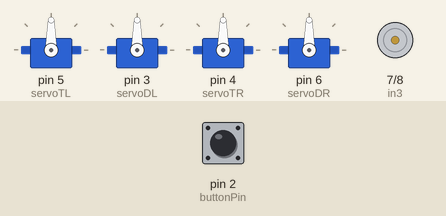
A sketch run on a simulated Arduino Uno, built with avr-gcc and run on an emulated ATmega328P. Shown: 4 × servo, motor-driver pin pairs drawn as motors (green arrow = first pin HIGH = forward, orange = second pin HIGH = backward, longer = more drive, scaled by the enable pin). Inputs (shaded band) come from the test bench; at power-on: pin 2 (buttonPin) HIGH.

Above: at 1.2 s.
1.3 s: pin 2 (buttonPin) pulled LOW for 0.15 s
At 8.8 s:
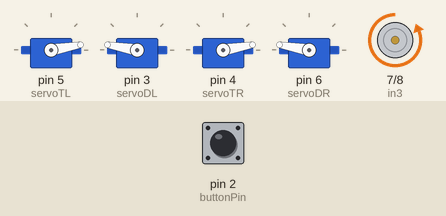
At 11.6 s:
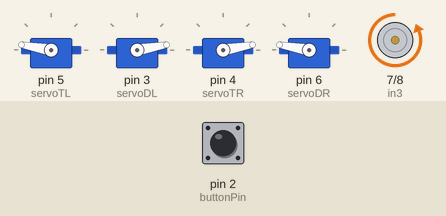
Timing chart, 0 to 18.3 s (numbered marks = the images above; inputs shaded):
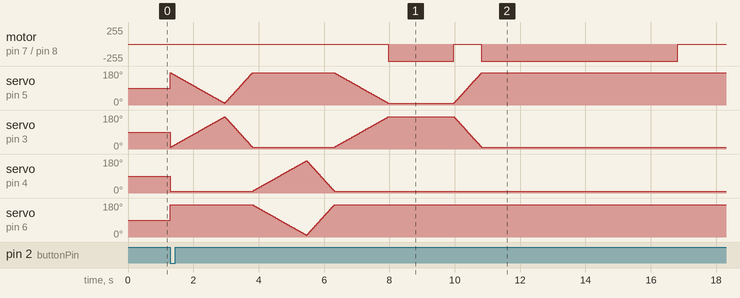

The sketch:

Arduino_Tshirt_folding.ino
```cpp
#include <Servo.h>

// Maak servo-objecten aan
Servo servoTL;
Servo servoDL;
Servo servoTR;
Servo servoDR;

// Variabele om de hoek bij te houden
int angleTL = 170; // Startpositie voor linker bovenservo
int angleDL = 10;   // Startpositie voor linker onderservo
int angleTR = 10;   // Startpositie voor rechter bovenservo
int angleDR = 170; // Startpositie voor rechter onderservo

// Maak DC-motor componenten aan
int enable2 = 9;
int in3 = 7;
int in4 = 8;

// Knopconfiguratie
const int buttonPin = 2;  // De pin waarop de knop is aangesloten
int buttonState = 0;      // Variabele voor het lezen van de knopstatus

void setup() {
  // Koppel de servo's aan de respectieve pinnen
  servoTL.attach(5);
  servoDL.attach(3);
  servoTR.attach(4);
  servoDR.attach(6);

  // Stel motorpinnen in als uitvoer
  pinMode(enable2, OUTPUT);
  pinMode(in3, OUTPUT);
  pinMode(in4, OUTPUT);

  // Stel de knop in als invoer met ingebouwde pull-up weerstand
  pinMode(buttonPin, INPUT_PULLUP);
}

void loop() {
  // Lees de status van de knop
  buttonState = digitalRead(buttonPin);

  // Controleer of de knop is ingedrukt (LOW = ingedrukt, vanwege pull-up)
  if (buttonState == LOW) {
    // Snelheid voor heen- en terugbeweging
    int delayForward = 10;   // Snelheid heen (hogere waarde = trager)
    int delayBackward = 5;  // Snelheid terug (lagere waarde = sneller)

    // Eerste cyclus: Beweging linkerflap
    for (angleTL = 170, angleDL = 10; angleTL >= 10; angleTL--, angleDL++) {
      servoTL.write(angleTL);
      servoDL.write(angleDL);
      servoTR.write(10);
      servoDR.write(170);
      delay(delayForward);
    }

    for (angleTL = 10, angleDL = 170; angleTL <= 170; angleTL++, angleDL--) {
      servoTL.write(angleTL);
      servoDL.write(angleDL);
      servoTR.write(10);
      servoDR.write(170);
      delay(delayBackward);
    }

    // Tweede cyclus: Beweging rechterflap
    for (angleTR = 10, angleDR = 170; angleTR <= 170; angleTR++, angleDR--) {
      servoTR.write(angleTR);
      servoDR.write(angleDR);
      servoTL.write(170);
      servoDL.write(10);
      delay(delayForward);
    }

    for (angleTR = 170, angleDR = 10; angleTR >= 10; angleTR--, angleDR++) {
      servoTR.write(angleTR);
      servoDR.write(angleDR);
      servoTL.write(170);
      servoDL.write(10);
      delay(delayBackward);
    }

    // Extra beweging: linkerflap beweegt met pauze
    for (angleTL = 170, angleDL = 10; angleTL >= 10; angleTL--, angleDL++) {
      servoTL.write(angleTL);
      servoDL.write(angleDL);
      servoTR.write(10);
      servoDR.write(170);
      delay(delayForward);
    }

    // Draai de DC-motor terwijl de linkerflap 5 seconden stilstaat
    analogWrite(enable2, 255);   // Start DC-motor op maximale snelheid
    digitalWrite(in3, LOW);
    digitalWrite(in4, HIGH);
    delay(2000);                 // Pauze van 5 seconden waarin de motor draait
    digitalWrite(in3, LOW);      // Stop DC-motor
    digitalWrite(in4, LOW);

    for (angleTL = 10, angleDL = 170; angleTL <= 170; angleTL++, angleDL--) {
      servoTL.write(angleTL);
      servoDL.write(angleDL);
      servoTR.write(10);
      servoDR.write(170);
      delay(delayBackward);
    }
     analogWrite(enable2, 255);   // Start DC-motor op maximale snelheid
    digitalWrite(in3, LOW);
    digitalWrite(in4, HIGH);
    delay(6000);                 // Pauze van 5 seconden waarin de motor draait
    digitalWrite(in3, LOW);      // Stop DC-motor
    digitalWrite(in4, LOW);
  }
}
```
